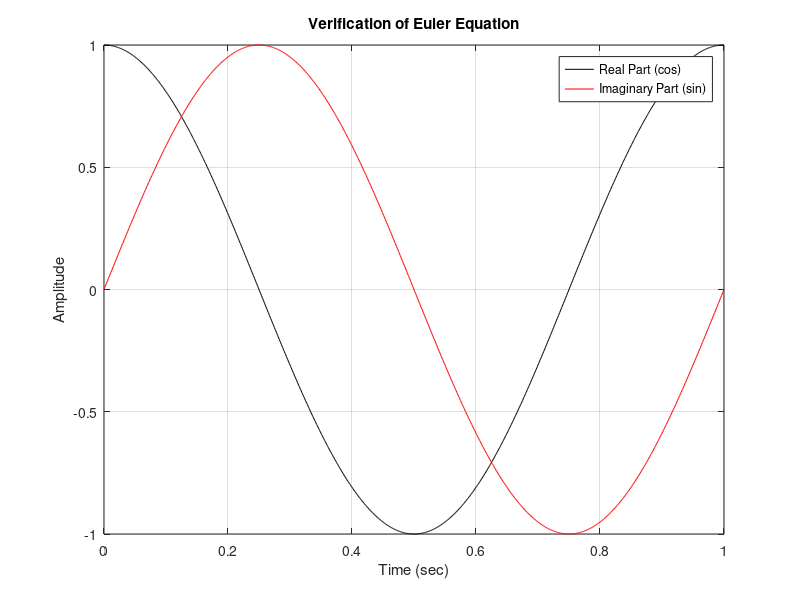

MATLAB code to generate this figure:
clc;
clear;

fs = 1000;
t = 0:1/fs:1;

% Complex exponential
z = exp(1j*2*pi*t);

% Plot real and imaginary parts
plot(t,real(z),'k',t,imag(z),'r')

grid on
xlabel('Time (sec)')
ylabel('Amplitude')

legend('Real Part (cos)','Imaginary Part (sin)')

title('Verification of Euler Equation')
